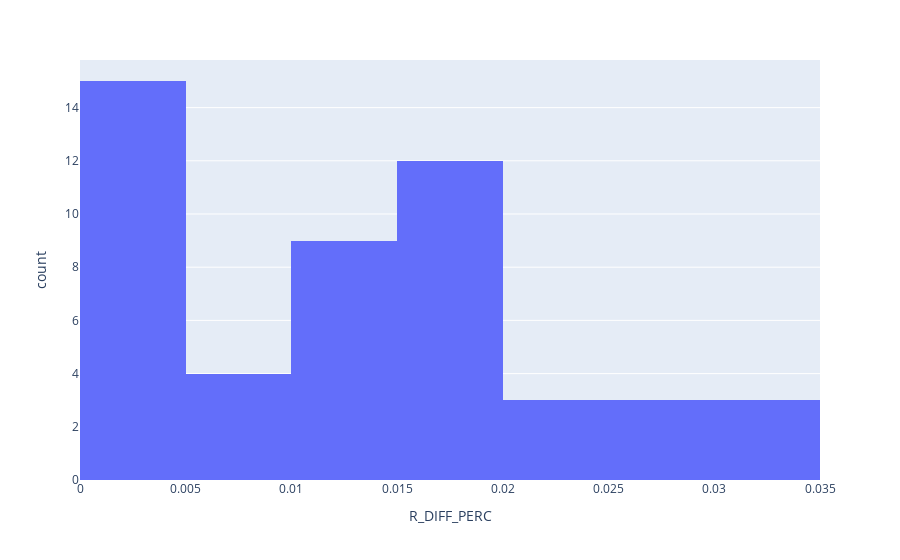

Notebook cell for this chart:
### Code cell
# Filtering to 1970+ because that is when HBP and SF started being tracked
filtered_lg_df = lg_teams_df[(lg_teams_df['yearID'] >= 1970) & (lg_teams_df['yearID'] <= 2018)]

# Plot the error percentages
fig = px.histogram(filtered_lg_df, x="R_DIFF_PERC")
fig.show()

### Figure 1 — Plotly figure (JSON) as saved in the notebook; plotly's stock layout.template omitted (floating-point values rounded to 4 significant figures)
{"data": [{"alignmentgroup": "True", "bingroup": "x", "hoverlabel": {"namelength": 0}, "hovertemplate": "R_DIFF_PERC=%{x}<br>count=%{y}", "legendgroup": "", "marker": {"color": "#636efa"}, "name": "", "offsetgroup": "", "orientation": "v", "showlegend": false, "type": "histogram", "x": [0.01714, 0.002264, 0.0009682, 0.004975, 0.01335, 0.01222, 0.01889, 0.01096, 0.005146, 0.0003982, 0.01061, 0.0002301, 0.002468, 0.000709, 0.003026, 0.007432, 0.006461, 0.00318, 0.01498, 0.01603, 0.003203, 0.01901, 0.002153, 0.004486, 0.006041, 0.0009542, 0.002349, 0.01592, 0.01018, 0.01184, 0.01012, 0.01558, 0.01973, 0.01853, 0.02628, 0.031, 0.03072, 0.0211, 0.02336, 0.02891, 0.01746, 0.01859, 0.0165, 0.03242, 0.01574, 0.02727, 0.02204, 0.0132, 0.003703], "xaxis": "x", "yaxis": "y"}], "layout": {"barmode": "relative", "legend": {"tracegroupgap": 0}, "margin": {"t": 60}, "xaxis": {"anchor": "y", "domain": [0, 1], "title": {"text": "R_DIFF_PERC"}}, "yaxis": {"anchor": "x", "domain": [0, 1], "title": {"text": "count"}}}}
